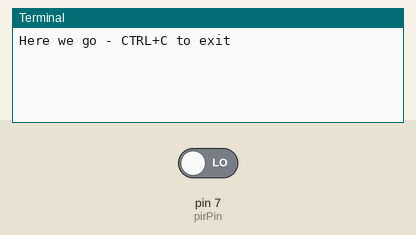
This program was run on a simulated Raspberry Pi (header pin numbers). On the bench: the last lines printed to the terminal. The test bench sets the inputs (shaded band); at power-on: pin 7 (pirPin) LOW.

Above: at 1.2 s.
1.3 s: pin 7 (pirPin) driven HIGH
At 2.2 s:
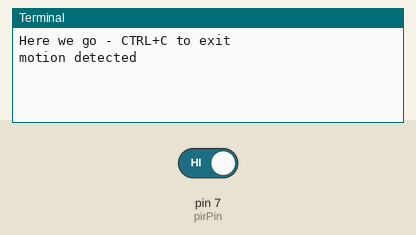
3.0 s: pin 7 (pirPin) driven LOW
At 3.3 s:
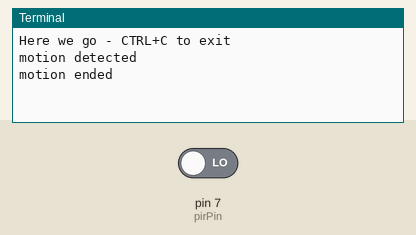

Measured:
- after the input at 1.3 s, the terminal: prints a new line after 0.20 s (image 1)
- after the input at 3.0 s, the terminal: prints a new line at once (image 2)

The program:

PIR.py
```python
import RPi.GPIO as GPIO		#include the RPi.GPIO module.
import time

pirPin = 7
pirState = 0

GPIO.setmode(GPIO.BOARD)	#Use pi board pin numbering
GPIO.setup(pirPin, GPIO.IN)		#Set pin7 as input


print("Here we go - CTRL+C to exit")
try:
	while 1:
		time.sleep(0.5)
		pirRead = GPIO.input(pirPin)		#read input value
		if pirRead:							#if value is true
			if pirState == 0:				#we only want notification if the motion has just started
				print("motion detected")
				pirState = 1				#set variable to note that motions has begun
		else:
			if pirState == 1:			#if motion has begun -->
				print("motion ended")		#and we no longe detect motion. Print motion ended
				pirState = 0

except KeyboardInterrupt:	#If CTRL+C is pressed, exit cleanly
	GPIO.cleanup() 				#Garbage collection
```
